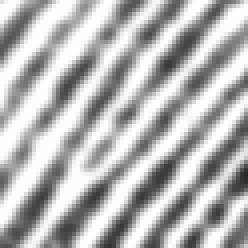
#> input picture proj14/1.tif, 62 x 62 px (shown 4 times larger)
$ python proj14.py 1.tif   (Python 2 division)   (older library calls are emulated)
#> lines starting #> are read from the running program, lines starting #| are printed output that depends on the picture
import numpy as np
import cv2
import sys

def direction(window):
    angles = []
    direction000 = np.array(window) * np.array([[0,0,0], [1,1,1], [0,0,0]])
    direction045 = np.array(window) * np.array([[0,0,1], [0,1,0], [1,0,0]])
    direction090 = np.array(window) * np.array([[0,1,0], [0,1,0], [0,1,0]])
    direction135 = np.array(window) * np.array([[1,0,0], [0,1,0], [1,0,0]])
    angles.append((0, np.var(direction090) - np.var(direction000), direction000))
    angles.append((45, np.var(direction135) - np.var(direction045), direction045))
    angles.append((90, np.var(direction000) - np.var(direction090), direction090))
    angles.append((135, np.var(direction045) - np.var(direction135), direction135))
    angles.sort(key = lambda e: e[1], reverse=True)
    return angles[0]

if __name__ == '__main__':
    src = cv2.imread(sys.argv[1])
#> src is the input picture: shape (62, 62, 3); min 38, max 254, mean 180.3
    src = cv2.cvtColor(src, cv2.cv.CV_BGR2GRAY)
#> src: shape (62, 62)
    filtered = np.ones(src.shape)
    for i in range(src.shape[0]/3):
        for j in range(src.shape[1]/3):
            slice = src[i*3:(i+1)*3, j*3:(j+1)*3]
            mask = direction(slice)[2]
            for ki in range(3):
                for kj in range(3):
                    filtered[i*3 + ki][j*3 + kj] = mask[ki][kj] * 255
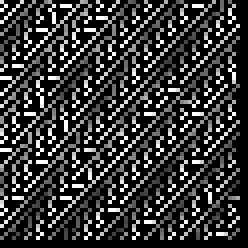
#> filtered: shape (62, 62) float64 (shown 4 times larger); min 0, max 64770, mean 13774.2; drawn with min black and max white
    cv2.imwrite(sys.argv[1].split('.')[0] + '.jpg', src)
    cv2.imwrite(sys.argv[1].split('.')[0] + '_filtered_window_3.jpg', filtered)
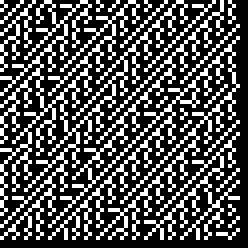
#> saved as 1_filtered_window_3.jpg: shape (62, 62) (shown 4 times larger); min 0, max 255, mean 79.7
